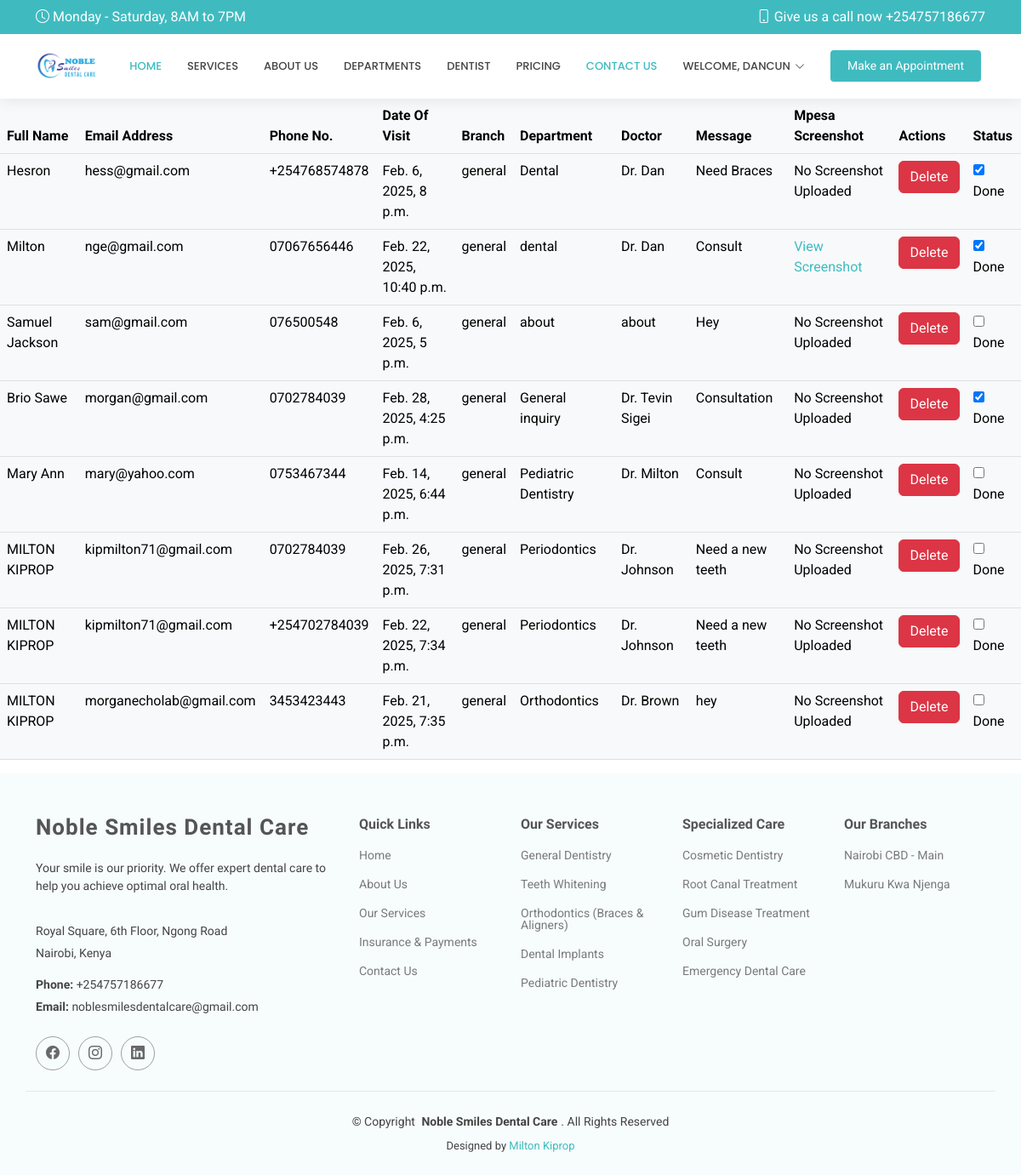
The page /appointment_show/ (signed in) on the database as committed earlier.
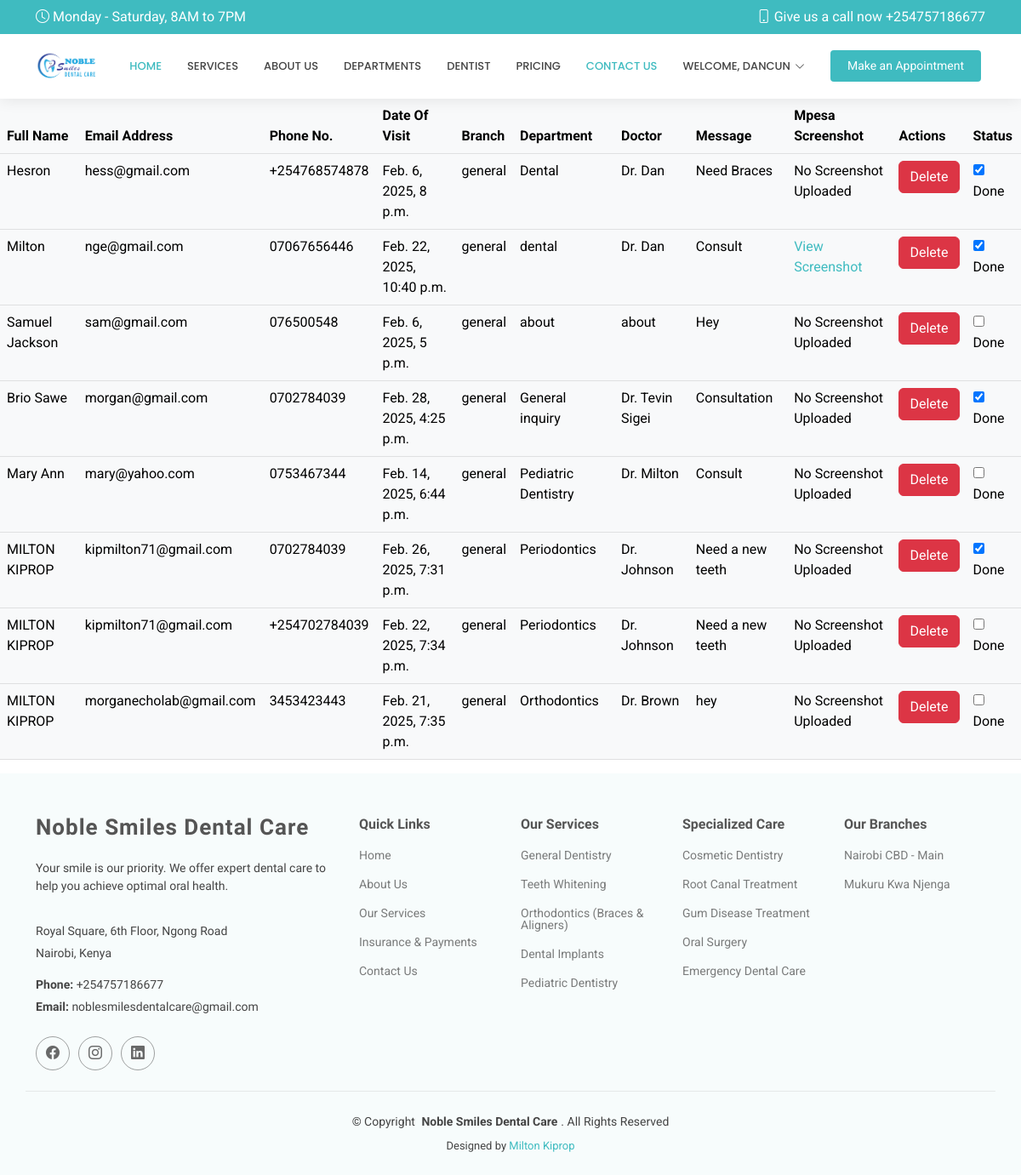
The same page on the database as committed later.
### thee_app/models.py (models this page shows, shortened)
class Appointment(models.Model):
    name = models.CharField(max_length=100)
    email = models.EmailField()
    phone = models.CharField(max_length=10)
    date = models.DateTimeField()
    branch = models.CharField(max_length=100, default="general")
    department = models.CharField(max_length=100, default="General")
    doctor = models.CharField(max_length=100, default="General")
    message = models.TextField()
    status = models.CharField(
        max_length=20,
        choices=[('pending', 'Pending'), ('done', 'Done')],
        default='pending'
    )
    user = models.ForeignKey(User, on_delete=models.CASCADE, default=1)
    proof_of_payment = models.ImageField(upload_to="proofs/", blank=True, null=True)

### thee_app/views.py (the view)
# urls.py: path('appointment_show/', views.appointment_show, name='appointment_show'),
@login_required(login_url='thee_app:login_page')
def appointment_show(request):
    appointments = Appointment.objects.all()
    context = {
        'appointments':appointments
        }
    return render(request, 'appointment_show.html', context)

### templates/appointment_show.html (shortened to what this page needs)
{% extends 'base.html' %}
{% load static %}
{% block Content %}
{% if user.is_superuser %}
<table class="table table-light table-responsive">
    <thead>
        <tr>
            <th>Full Name</th>
            <th>Email Address</th>
            <th>Phone No.</th>
            <th>Date Of Visit</th>
            <th>Branch</th>
            <th>Department</th>
            <th>Doctor</th>
            <th>Message</th>
            <th>Mpesa Screenshot</th>
            <th>Actions</th>
            <th>Status</th>
        </tr>
    </thead>
    <tbody>
        {% for appointment in appointments %}
        <tr>
            <td>{{ appointment.name }}</td>
            <td>{{ appointment.email }}</td>
            <td>{{ appointment.phone }}</td>
            <td>{{ appointment.date }}</td>
            <td>{{ appointment.branch }}</td>
            <td>{{ appointment.department }}</td>
            <td>{{ appointment.doctor }}</td>
            <td>{{ appointment.message }}</td>
            <td>
                {% if appointment.proof_of_payment %}
                    <a href="{{ appointment.proof_of_payment.url }}" target="_blank">
                        View Screenshot
                    </a>
                {% else %}
                    No Screenshot Uploaded
                {% endif %}
            </td>
            <td>
                <a href="{% url 'thee_app:appointment_delete' appointment.id %}" class="btn btn-danger">Delete</a>
            </td>
            <td>
                {% if user.is_superuser %}
                    <form action="{% url 'thee_app:appointment_mark_done' appointment.id %}" method="POST">
                        <input type="checkbox" name="status" value="done" {% if appointment.status == 'done' %}checked{% endif %} onchange="this.form.submit()">
                        Done
                    </form>
                {% else %}
                    {{ appointment.status }}
                {% endif %}
            </td>
        </tr>
        {% endfor %}
    </tbody>
</table>
{% else %}
<p>This module is restricted, click "make appointment" to make a new appointment with us!</p>
{% endif %}
{% endblock %}

### templates/base.html (shortened to what this page needs)
{%load static%}
<!DOCTYPE html>
<html lang="en">
<head>
  <link href="{% static 'assets/vendor/bootstrap/css/bootstrap.min.css' %}" rel="stylesheet">
  <link href="{% static 'assets/vendor/bootstrap-icons/bootstrap-icons.css' %}" rel="stylesheet">
  <link href="{% static 'assets/vendor/fontawesome-free/css/all.min.css' %}" rel="stylesheet">
  <link href="{% static 'assets/vendor/glightbox/css/glightbox.min.css' %}" rel="stylesheet">
  <link href="{% static 'assets/vendor/swiper/swiper-bundle.min.css' %}" rel="stylesheet">
  <link href="https://cdn.jsdelivr.net/npm/bootstrap@5.3.0/dist/css/bootstrap.min.css" rel="stylesheet">
  <link href="{% static 'assets/css/main.css' %}" rel="stylesheet">
</head>
<body class="index-page">
{% include 'header.html' %}
<main class="main">
  {% block Content %}{% endblock %}
{% include 'footer.html' %}
</body>
</html>

### templates/header.html (shortened to what this page needs)
{% load static %}
<header id="header" class="header sticky-top">
    <div class="topbar d-flex align-items-center">
      <div class="container d-flex justify-content-center justify-content-md-between">
        <div class="d-none d-md-flex align-items-center">
          <i class="bi bi-clock me-1"></i> Monday - Saturday, 8AM to 7PM
        </div>
        <div class="d-flex align-items-center">
          <i class="bi bi-phone me-1"></i> Give us a call now +254757186677
        </div>
      </div>
    </div>
    <div class="branding d-flex align-items-center">
      <div class="container position-relative d-flex align-items-center justify-content-end">
        <a href="{% url 'thee_app:home_page'%}" class="logo d-flex align-items-center me-auto">
          <img src="{% static 'assets\img\logo.png'%}" alt="logo"></a>
        <nav id="navmenu" class="navmenu">
          <ul>
            <li><a href="{% url 'thee_app:home_page'%}" class="active">Home</a></li>
            <li><a href="{% url 'thee_app:home_page' %}#services">Services</a></li>
            <li><a href="{% url 'thee_app:home_page' %}#about">About Us</a></li>
            <li><a href="{% url 'thee_app:home_page' %}#tabs">Departments</a></li>
            <li><a href="{% url 'thee_app:home_page' %}#doctors">Dentist</a></li>
            <li><a href="{% url 'thee_app:home_page' %}#pricing">Pricing</a></li>
            <li><a href="{% url 'thee_app:home_page' %}#contact" class="active">Contact Us</a></li>
            <li class="dropdown">
              {% if user.is_authenticated %}
                  <a href="#"><span>Welcome, {{ user.username }}</span> <i class="bi bi-chevron-down toggle-dropdown"></i></a>
              {% else %}
                  <a href="#"><span>Login / Sign up</span> <i class="bi bi-chevron-down toggle-dropdown"></i></a>
                  <ul>
                      <li><a href="{% url 'thee_app:login_page' %}">Login</a></li>
                      <li><a href="{% url 'thee_app:register' %}">Register</a></li>
                  </ul>
              {% endif %}
          </li>
          </ul>
        </nav>
        <a class="cta-btn" href="{% url 'thee_app:appointment' %}">Make an Appointment</a>
      </div>
    </div>
  </header>

### templates/footer.html
{% load static %}
<footer id="footer" class="footer light-background">
    <div class="container footer-top">
      <div class="row gy-4">
        <div class="col-lg-4 col-md-6 footer-about">
          <a href="index.html" class="logo d-flex align-items-center">
            <span class="sitename">Noble Smiles Dental Care</span>
          </a>
          <p>Your smile is our priority. We offer expert dental care to help you achieve optimal oral health.</p>
          <div class="footer-contact pt-3">
            <p>Royal Square, 6th Floor, Ngong Road</p>
            <p>Nairobi, Kenya</p>
            <p class="mt-3"><strong>Phone:</strong> <span>+254757186677</span></p>
            <p><strong>Email:</strong> <span>noblesmilesdentalcare@gmail.com</span></p>
          </div>
          <div class="social-links d-flex mt-4">
            <a href="https://www.facebook.com/noblesmilesdentalcare/" target="_blank" rel="noopener noreferrer" aria-label="Facebook">
                <i class="bi bi-facebook"></i>
            </a>
            <a href="https://www.instagram.com/noblesmilesdentalcare/?hl=en" target="_blank" rel="noopener noreferrer" aria-label="Instagram">
                <i class="bi bi-instagram"></i>
            </a>
            <a href="https://ke.linkedin.com/in/noble-smiles-dental-care-7688a221a" target="_blank" rel="noopener noreferrer" aria-label="LinkedIn">
                <i class="bi bi-linkedin"></i>
            </a>
        </div>
        </div>
        <div class="col-lg-2 col-md-3 footer-links">
          <h4>Quick Links</h4>
          <ul>
            <li><a href="#">Home</a></li>
            <li><a href="{% url 'thee_app:home_page' %}#about">About Us</a></li>
            <li><a href="{% url 'thee_app:home_page' %}#services">Our Services</a></li>
            <li><a href="{% url 'thee_app:home_page' %}#pricing">Insurance & Payments</a></li>
            <li><a href="{% url 'thee_app:home_page' %}#contact">Contact Us</a></li>
          </ul>
        </div>
        <div class="col-lg-2 col-md-3 footer-links">
          <h4>Our Services</h4>
          <ul>
            <li><a href="{% url 'thee_app:home_page' %}#tabs">General Dentistry</a></li>
            <li><a href="{% url 'thee_app:home_page' %}#tabs">Teeth Whitening</a></li>
            <li><a href="{% url 'thee_app:home_page' %}#tabs">Orthodontics (Braces & Aligners)</a></li>
            <li><a href="{% url 'thee_app:home_page' %}#tabs">Dental Implants</a></li>
            <li><a href="{% url 'thee_app:home_page' %}#tabs">Pediatric Dentistry</a></li>
          </ul>
        </div>
        <div class="col-lg-2 col-md-3 footer-links">
          <h4>Specialized Care</h4>
          <ul>
            <li><a href="{% url 'thee_app:home_page' %}#services">Cosmetic Dentistry</a></li>
            <li><a href="{% url 'thee_app:home_page' %}#services">Root Canal Treatment</a></li>
            <li><a href="{% url 'thee_app:home_page' %}#services">Gum Disease Treatment</a></li>
            <li><a href="{% url 'thee_app:home_page' %}#services">Oral Surgery</a></li>
            <li><a href="{% url 'thee_app:home_page' %}#services">Emergency Dental Care</a></li>
          </ul>
        </div>
        <div class="col-lg-2 col-md-3 footer-links">
          <h4>Our Branches</h4>
          <ul>
            <li><a href="{% url 'thee_app:home_page' %}#contact">Nairobi CBD - Main</a></li>
            <li><a href="{% url 'thee_app:home_page' %}#contact">Mukuru Kwa Njenga</a></li>
          </ul>
        </div>
      </div>
    </div>
    <div class="container copyright text-center mt-4">
      <p>© <span>Copyright</span> <strong class="px-1 sitename">Noble Smiles Dental Care</strong>. <span>All Rights Reserved</span></p>
      <div class="credits">
        Designed by <a href="https://kipmilton.github.io/myportfolio/#">Milton Kiprop</a>
      </div>
    </div>
</footer>

### static/assets/css/main.css (style rules this page uses)
:root { --default-font: "Roboto", system-ui, -apple-system, "Segoe UI", Roboto, "Helvetica Neue", Arial, "Noto Sans", "Liberation Sans", sans-serif, "Apple Color Emoji", "Segoe UI Emoji", "Segoe UI Symbol", "Noto Color Emoji"; --heading-font: "Raleway", sans-serif; --nav-font: "Poppins", sans-serif; }
:root { --background-color: #ffffff; --default-color: #444444; --heading-color: #555555; --accent-color: #3fbbc0; --surface-color: #ffffff; --contrast-color: #ffffff; }
:root { --nav-color: #444444; --nav-hover-color: #3fbbc0; --nav-mobile-background-color: #ffffff; --nav-dropdown-background-color: #ffffff; --nav-dropdown-color: #444444; --nav-dropdown-hover-color: #3fbbc0; }
.light-background { --background-color: #f7fcfc; --surface-color: #ffffff; }
:root { scroll-behavior: smooth; }
body { color: var(--default-color); background-color: var(--background-color); font-family: var(--default-font); }
a { color: var(--accent-color); text-decoration: none; transition: 0.3s; }
h1, h2, h3, h4, h5, h6 { color: var(--heading-color); font-family: var(--heading-font); }
.header { color: var(--default-color); background-color: var(--background-color); transition: all 0.5s; z-index: 997; box-shadow: 0px 0 18px rgba(0, 0, 0, 0.1); }
.header .topbar { background-color: var(--accent-color); color: var(--contrast-color); height: 40px; padding: 0; transition: all 0.5s; }
.header .branding { min-height: 60px; padding: 10px 0; }
.header .logo { line-height: 1; }
.header .logo img { max-height: 36px; margin-right: 8px; }
.header .cta-btn, .header .cta-btn:focus { color: var(--contrast-color); background: var(--accent-color); font-size: 14px; padding: 8px 20px; margin: 0 5px 0 30px; border-radius: 4px; transition: 0.3s; }
@media (min-width: 1200px) { .navmenu { padding: 0; } }
@media (min-width: 1200px) { .navmenu ul { margin: 0; padding: 0; display: flex; list-style: none; align-items: center; } }
@media (min-width: 1200px) { .navmenu li { position: relative; } }
@media (min-width: 1200px) { .navmenu a, .navmenu a:focus { color: var(--nav-color); padding: 18px 15px; font-size: 13px; font-family: var(--nav-font); font-weight: 500; text-transform: uppercase; display: flex; align-items: center; justify-content: space-between; white-space: nowrap; transition: 0.3s; } }
@media (min-width: 1200px) { .navmenu a i, .navmenu a:focus i { font-size: 12px; line-height: 0; margin-left: 5px; transition: 0.3s; } }
@media (min-width: 1200px) { .navmenu li:last-child a { padding-right: 0; } }
@media (min-width: 1200px) { .navmenu li:hover>a, .navmenu .active, .navmenu .active:focus { color: var(--nav-hover-color); } }
.footer { color: var(--default-color); background-color: var(--background-color); font-size: 14px; position: relative; }
.footer .footer-top { padding-top: 50px; }
.footer .footer-about .logo { line-height: 1; margin-bottom: 25px; }
.footer .footer-about .logo span { color: var(--heading-color); font-family: var(--heading-font); font-size: 26px; font-weight: 700; letter-spacing: 1px; }
.footer .footer-about p { font-size: 14px; font-family: var(--heading-font); }
.footer .social-links a { display: flex; align-items: center; justify-content: center; width: 40px; height: 40px; border-radius: 50%; border: 1px solid color-mix(in srgb, var(--default-color), transparent 50%); font-size: 16px; color: color-mix(in srgb, var(--default-color), transparent 20%); margin-right: 10px; transition: 0.3s; }
.footer h4 { font-size: 16px; font-weight: bold; position: relative; padding-bottom: 12px; }
.footer .footer-links { margin-bottom: 30px; }
.footer .footer-links ul { list-style: none; padding: 0; margin: 0; }
.footer .footer-links ul li { padding: 10px 0; display: flex; align-items: center; }
.footer .footer-links ul li:first-child { padding-top: 0; }
.footer .footer-links ul a { color: color-mix(in srgb, var(--default-color), transparent 30%); display: inline-block; line-height: 1; }
.footer .footer-contact p { margin-bottom: 5px; }
.footer .copyright { padding: 25px 0; border-top: 1px solid color-mix(in srgb, var(--default-color), transparent 90%); }
.footer .copyright p { margin-bottom: 0; }
.footer .credits { margin-top: 8px; font-size: 13px; }

Rows that differ between the two databases and show on the page:
changed Appointment "Feb. 26, 2025, 7:31 p.m.": status "☐" → "☑"
